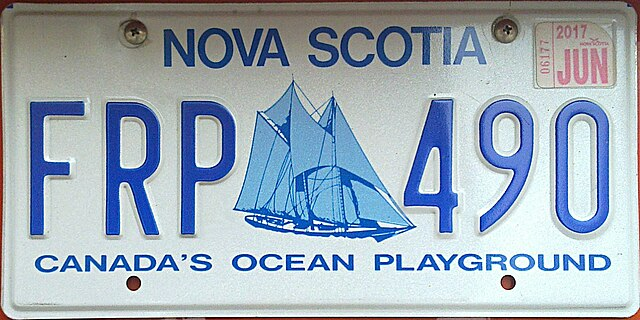
#> input picture test.jpg, 640 x 320 px, found by its file name
$ jupyter execute Class3.ipynb
#> lines starting #> are read from the running program, lines starting #| are printed output that depends on the picture; after the words box and inside, x2 and y2 are one past the last pixel; in counts of white or black regions, pixels touching at a corner belong together
## Read, check and changepixel

### Read image first

[cell 1]
import cv2
path = "I:\\openCV\\test.jpg"
# be careful of path and \\
image = cv2.imread(path,flags=0)
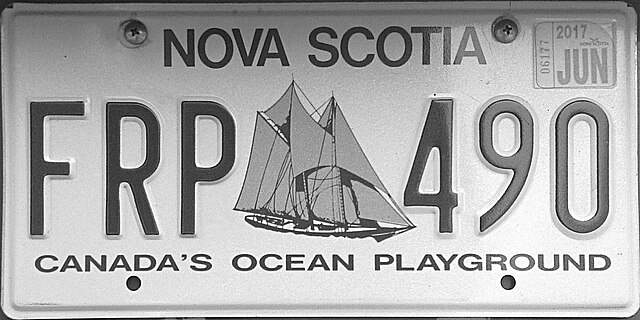
#> image: shape (320, 640); min 0, max 255, mean 169
# check if the image load successfully or not
if image is None:
    print("Fail to load")
else:
    cv2.imshow('image', image)
    cv2.waitKey(0)
    cv2.destroyAllWindows()

### Check the grayscale value

[cell 2]
p = image[88,152] #88 row 152 column
#> p = 172
p
#> Out = 172

Return value is 172. The grayscale usually start from 0 to 255, 0 means black, and 255 means white.

### Check BGR value.
#### read image first

[cell 3]
image1 = cv2.imread(path) # no flag means BGR image
#> image1 is the input picture: shape (320, 640, 3); mean B, G, R 184.7, 171.9, 157.3
# check if the image load successfully or not
if image1 is None:
    print("Fail to load")
else:
    cv2.imshow('image', image1)
    cv2.waitKey(0)
    cv2.destroyAllWindows()

[cell 4]
blue = image1[78,125,0] # the 3rd value is color tune
#> blue = 158
blue
#> Out = 158

[cell 5]
green = image1[78,125,1]
#> green = 169
green
#> Out = 169

[cell 6]
red = image1[78,125,2]
#> red = 167
red
#> Out = 167

[cell 7]
value = image1[78,125]
#> value = [158, 169, 167]
value # the return value is 3 color value, order by BGR
#> Out = [158, 169, 167]

## Change pixel

### Grayscale pixel change

[cell 8]
image[88,99] = 255
#> image: shape (320, 640); under 0.01% of pixels changed, all inside (x1, y1, x2, y2) = (99, 88, 100, 89)
cv2.imshow('image', image)
cv2.waitKey(0)
cv2.destroyAllWindows()

### BGR pixel change

#### change one by one

[cell 9]
image1[88,99,0]=255

[cell 10]
image1[88,99,1]=255
#> image1: shape (320, 640, 3); mean B, G, R 184.7, 171.9, 157.3

[cell 11]
image1[88,99,2]=255
#> image1: shape (320, 640, 3); mean B, G, R 184.7, 171.9, 157.3

#### or change at the same time

[cell 12]
image1[88,100]=[255,255,255]
#> image1: shape (320, 640, 3); mean B, G, R 184.7, 171.9, 157.3
cv2.imshow('image', image1)
cv2.waitKey(0)
cv2.destroyAllWindows()

#### Try to print the value of [88,100],[88,99]

[cell 13]
image1[88,100]
#> Out = [255, 255, 255]

[cell 14]
image1[88,99]
#> Out = [255, 255, 255]

#### We can also change area by using list slice

[cell 15]
image1[100:150,100:150]=[255,255,255]
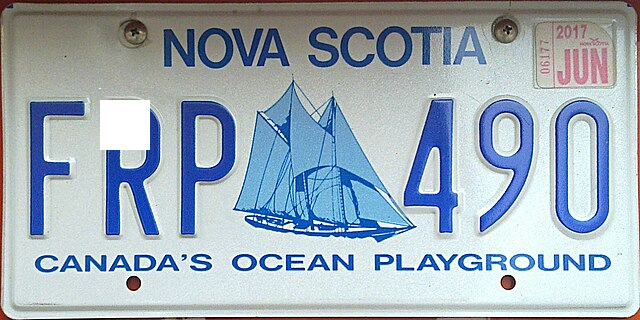
#> image1: shape (320, 640, 3); mean B, G, R 185.8, 173.5, 159.1
cv2.imshow('sliced', image1)
cv2.waitKey(0)
cv2.destroyAllWindows()

$ run again, with messedUp1.jpg copied over test.jpg
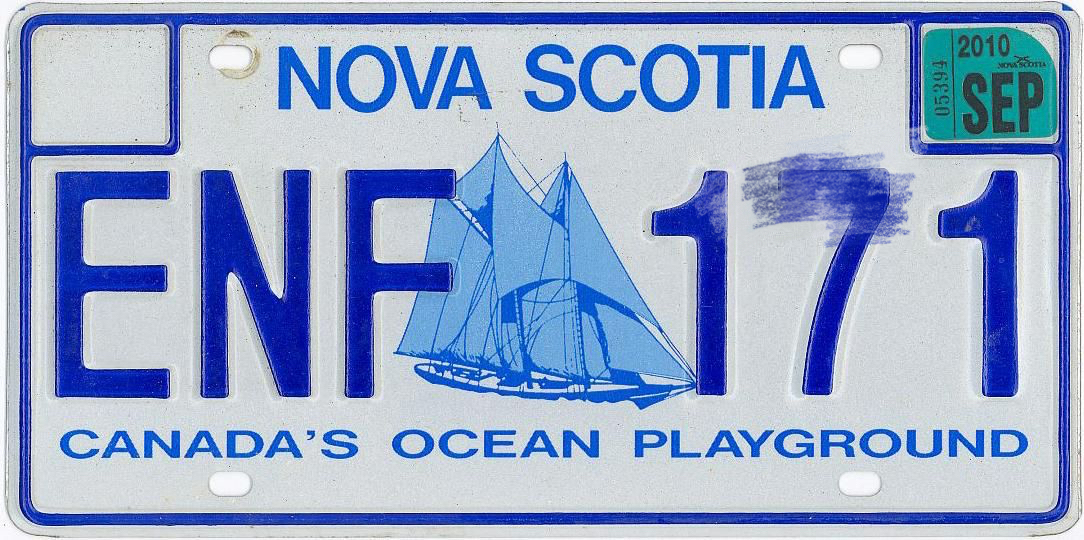
#> input picture messedUp1.jpg, 1084 x 540 px, found by its file name
#> `image = cv2.imread(path,flags=0)`:
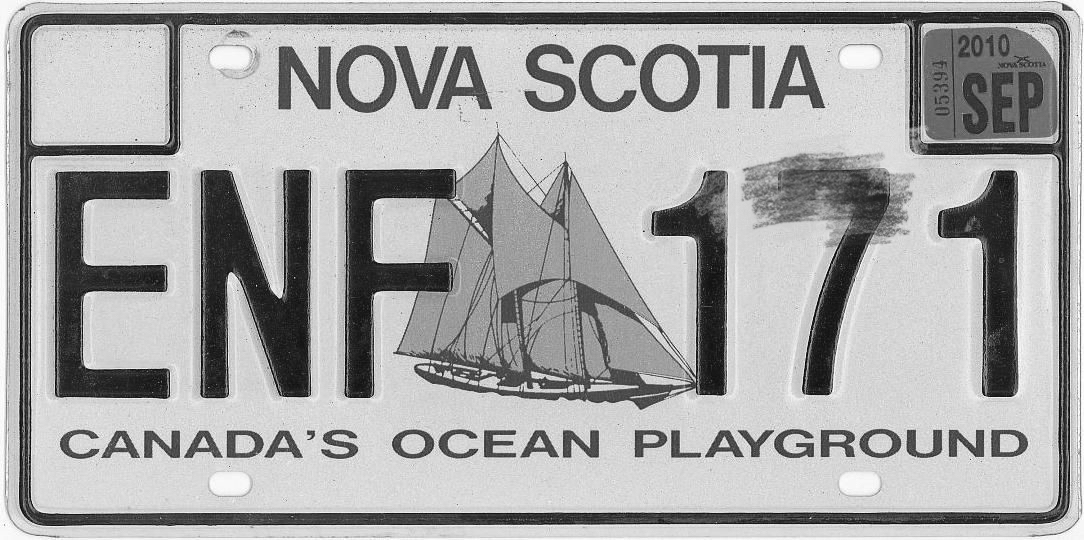
#> image: shape (540, 1084); min 4, max 255, mean 167.5
#> p = 220
#> image1 is the input picture: shape (540, 1084, 3); mean B, G, R 203.8, 168.8, 150.9
#> red = 214
#> value = [220, 220, 214]
#> `image1[88,100]`: Out = [255, 255, 255]
#> `image1[100:150,100:150]=[255,255,255]`:
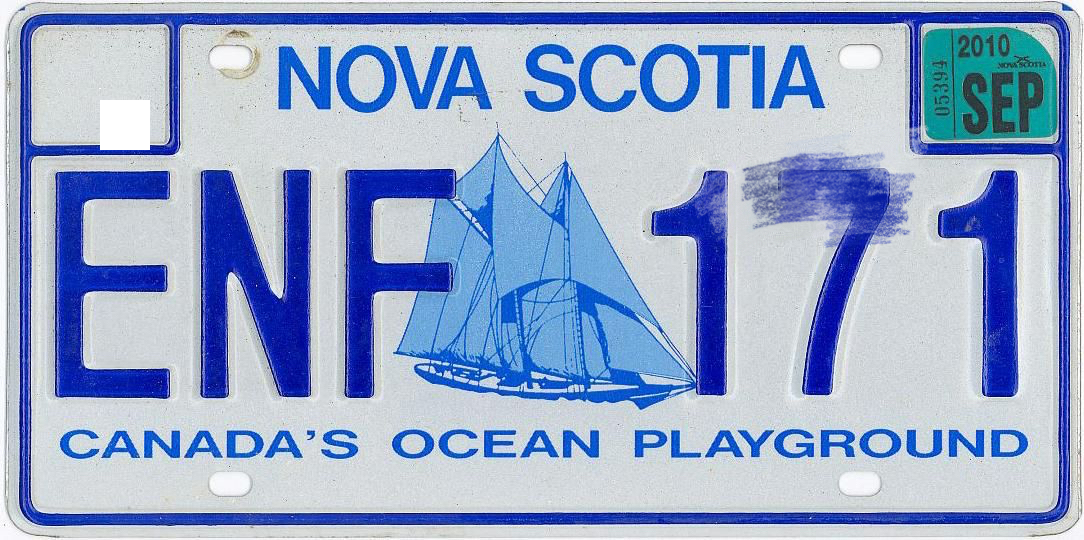
#> image1: shape (540, 1084, 3); mean B, G, R 203.9, 169.1, 151.2
